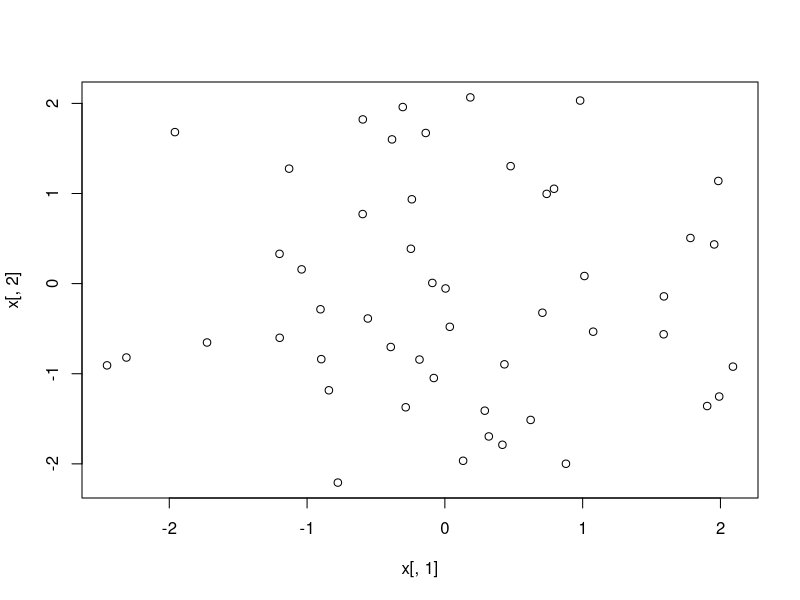
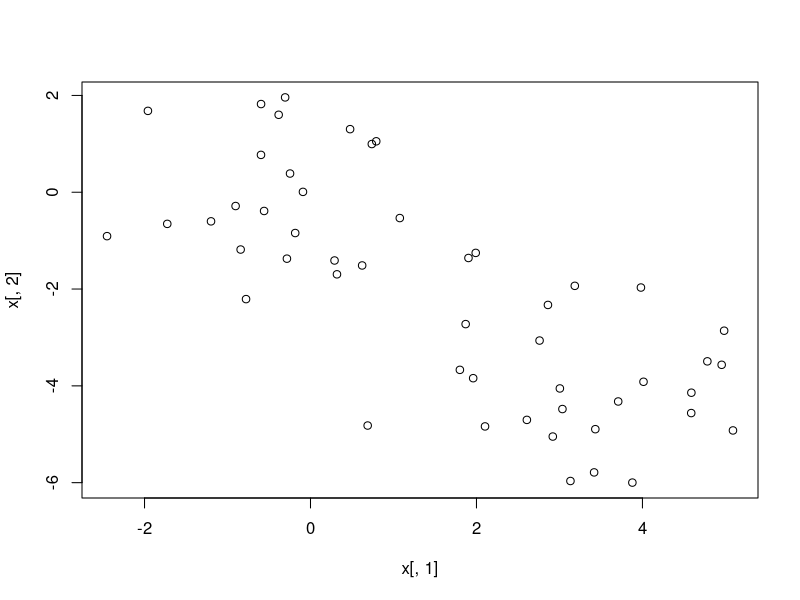
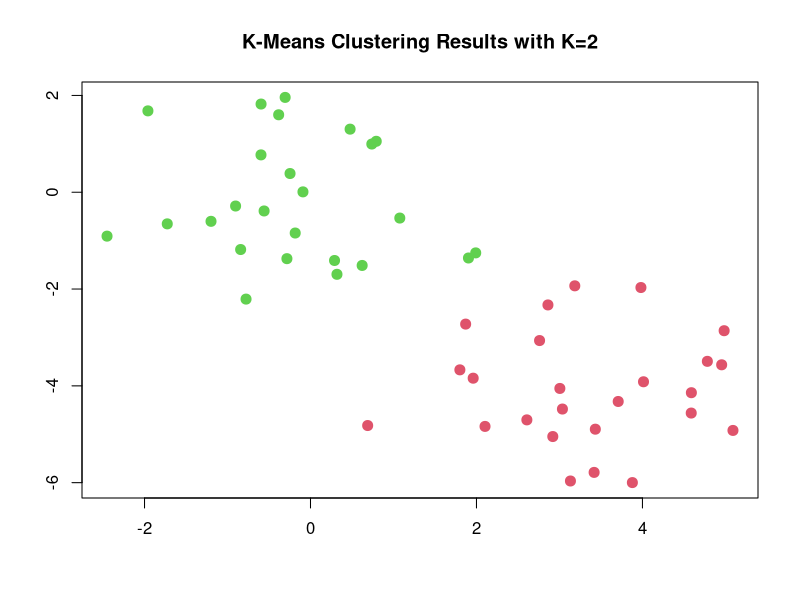
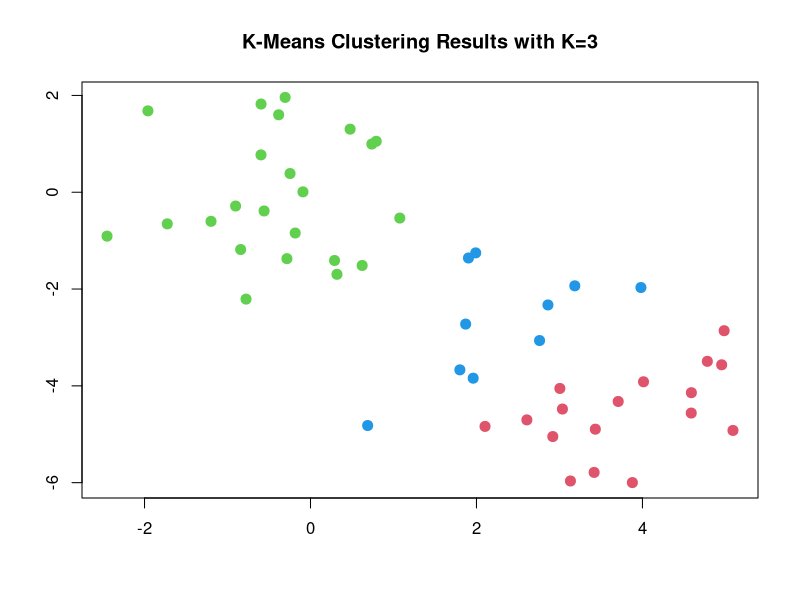

Write R code to recreate these figures, in order.
#week 2
#Hasan Kurban
# K-Means Clustering, textbook
set.seed(2) #random_number_series
?kmeans
x=matrix(rnorm(50*2), ncol=2) 
cor(x[,1],x[,2
            ])
View(x)
plot(x[,1],x[,2
             ])
x[1:25,1]=x[1:25,1]+3
x[1:25,2]=x[1:25,2]-4
plot(x[,1],x[,2])
View(x)
km.out=kmeans(x,2,nstart=20)
km.out
km.out$cluster
plot(x, col=(km.out$cluster+1), main="K-Means Clustering Results with K=2", xlab="", ylab="", pch=20, cex=2)
km.out$tot.withinss
set.seed(4)
km.out=kmeans(x,3,nstart=20)
km.out
plot(x, col=(km.out$cluster+1), main="K-Means Clustering Results with K=3", xlab="", ylab="", pch=20, cex=2)
set.seed(3)
km.out=kmeans(x,3,nstart=1)
km.out$tot.withinss
km.out=kmeans(x,3,nstart=20) #nstart: 20 configurations for intialization 
km.out$withinss #SSE in each cluster
km.out$tot.withinss # total SSE


#eigen values and vectors:
A <- matrix(c(0,-2,1,-3),ncol=2) #create a matrix
A.eigen <-  eigen(A) 
A.eigen